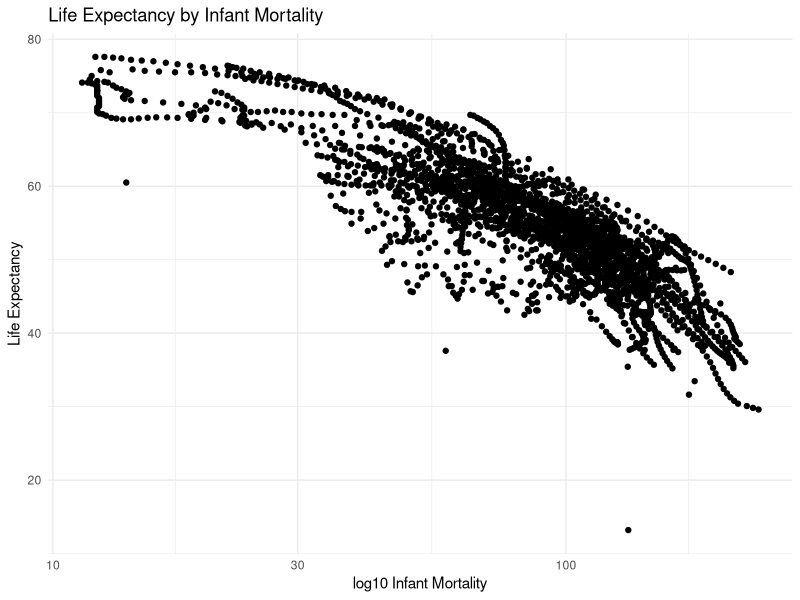
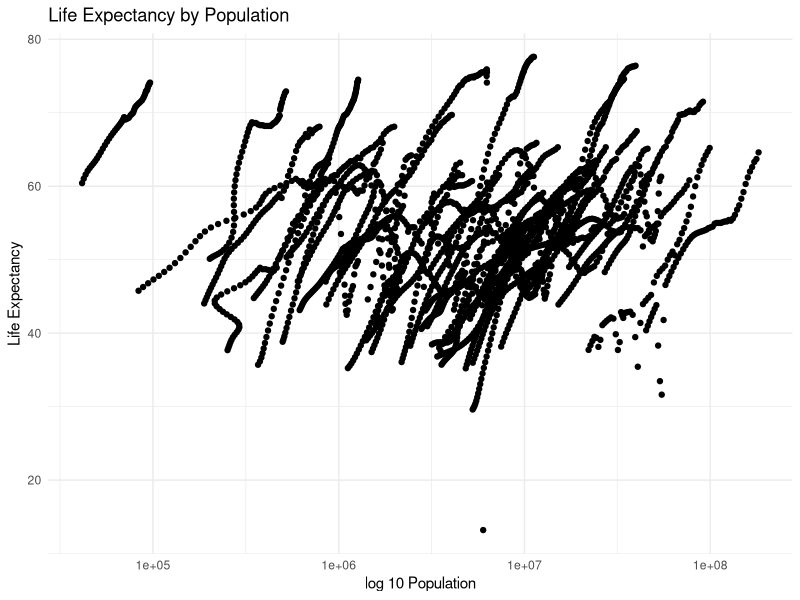
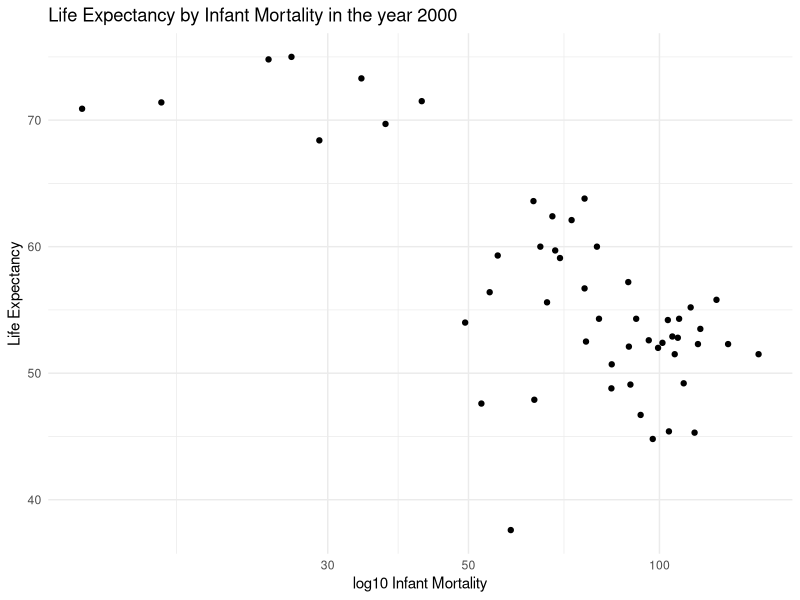

These figures' R source, in order: (Note: this script raises an error after producing the figures.)
## ---- chunk 1
library(dslabs) #data source
library(readxl) #for loading Excel files
library(dplyr) #for data processing/cleaning
library(tidyr) #for data processing/cleaning
library(skimr) #for nice visualization of data 
library(here) #to set paths
library(ggplot2) #figures
## ---- chunk 2
help(gapminder) #look at help file for gapminder data
str(gapminder) #get an overview of data structure
summary(gapminder) #get a summary of data
class(gapminder) #determine the type of object gapminder is
## ---- chunk 3
africadata <- gapminder %>%
  filter(continent == "Africa") #assigns only the African countries to a new object/variable called africadata
print(africadata)
str(africadata) 
summary(africadata)
## ---- chunk 4
d_im_le <- africadata %>%
  select(infant_mortality, life_expectancy)#create new dataset 1
d_pl_le <- africadata %>%
  select(population, life_expectancy)#create new dataset 2
str(d_im_le) 
summary(d_im_le)
str(d_pl_le) 
summary(d_pl_le)
## ---- chunk 5
p1 <- d_im_le %>% ggplot(aes(x=infant_mortality, y=life_expectancy)) + 
  geom_point() +
  theme_minimal() +
  scale_x_log10() +
  labs(title = "Life Expectancy by Infant Mortality",
       x = "log10 Infant Mortality",
       y = "Life Expectancy")
plot(p1)
## ---- chunk 6
p2 <- d_pl_le %>% ggplot(aes(x=population, y=life_expectancy)) + 
  geom_point() +
  theme_minimal() +
  scale_x_log10() +
  labs(title = "Life Expectancy by Population",
       x = "log 10 Population",
       y = "Life Expectancy")
plot(p2)
## ---- chunk 7
missing_years <- unique(africadata[is.na(africadata$infant_mortality), "year"])
print(missing_years)
## ---- chunk 8
africadata_2000 <- africadata %>%
  filter(year == "2000")
print(africadata_2000)
str(africadata_2000) 
summary(africadata_2000)
## ---- chunk 9
p3 <- africadata_2000 %>% ggplot(aes(x=infant_mortality, y=life_expectancy)) + 
  geom_point() +
  theme_minimal() +
  scale_x_log10() +
  labs(title = "Life Expectancy by Infant Mortality in the year 2000",
       x = "log10 Infant Mortality",
       y = "Life Expectancy")
plot(p3)
## ---- chunk 10
fit1 <- lm(life_expectancy ~ infant_mortality, data = africadata_2000)
summary(fit1)
fit1_file = here("coding-exercise","results", "simple-fits", "fit1.rds")
saveRDS(fit1, file = fit1_file)
fit2 <- lm(life_expectancy ~ population, data = africadata_2000)
summary(fit2)
fit2_file = here("coding-exercise","results", "simple-fits", "fit2.rds")
saveRDS(fit2, file = fit2_file)
## ---- chunk 11
library(dslabs)
library(readxl)
library(dplyr)
library(tidyr)
library(skimr)
library(here)
library(ggplot2)
## ---- chunk 12
str(mice_weights)
summary(mice_weights)
## ---- chunk 13
#Used filter() to select only "M" and "F" from the variable `sex`. To do this I used the | operator which means "OR".
mice <- mice_weights %>% filter(sex == "F" | sex == "M")
## ---- chunk 14
ggplot(mice, aes(x= bone_density, fill= sex))+
geom_histogram(bins = 30)+
labs(x= "Bone Density", y= "Sex of Mice")
## ---- chunk 15
ggplot(mice, aes(x= gen, y= bone_density, color= sex))+
geom_point()+
labs(x= "Generation", y= "Bone Density")+
theme_linedraw() #Used this theme becuase I wanted to see what it would look like
## ---- chunk 16
#First I separated both sexes into separate objects using filter(). I  then used pull() to focus only on bone density.
x <- mice %>% filter(sex == "M") %>% pull(bone_density)
y <- mice %>% filter(sex == "F") %>% pull(bone_density)
#Then I used summary()` to see if it ChatGPT was right and if it worked
summary(x)
summary(y)
## ---- chunk 17
install.packages("ggpubr")
library("ggpubr")
t.test(x, y, alternative = "two.sided", var.equal = FALSE)
